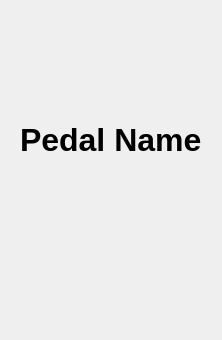
<?xml version="1.0" encoding="UTF-8"?>
<ui version="4.0">
 <class>PedalWidget</class>
 <widget class="QFrame" name="PedalWidget">
  <property name="geometry">
   <rect>
    <x>0</x>
    <y>0</y>
    <width>219</width>
    <height>340</height>
   </rect>
  </property>
  <property name="maximumSize">
   <size>
    <width>16777215</width>
    <height>16777215</height>
   </size>
  </property>
  <property name="focusPolicy">
   <enum>Qt::ClickFocus</enum>
  </property>
  <property name="windowTitle">
   <string>Frame</string>
  </property>
  <layout class="QVBoxLayout" name="verticalLayout">
   <property name="spacing">
    <number>20</number>
   </property>
   <property name="leftMargin">
    <number>20</number>
   </property>
   <property name="topMargin">
    <number>40</number>
   </property>
   <property name="rightMargin">
    <number>20</number>
   </property>
   <property name="bottomMargin">
    <number>20</number>
   </property>
   <item alignment="Qt::AlignHCenter">
    <widget class="EditableLabelWidget" name="pedal_name_label">
     <property name="sizePolicy">
      <sizepolicy hsizetype="Preferred" vsizetype="Fixed">
       <horstretch>0</horstretch>
       <verstretch>0</verstretch>
      </sizepolicy>
     </property>
     <property name="minimumSize">
      <size>
       <width>0</width>
       <height>40</height>
      </size>
     </property>
     <property name="maximumSize">
      <size>
       <width>16777215</width>
       <height>40</height>
      </size>
     </property>
     <property name="font">
      <font>
       <pointsize>24</pointsize>
       <bold>true</bold>
      </font>
     </property>
     <property name="text">
      <string>Pedal Name</string>
     </property>
    </widget>
   </item>
   <item>
    <layout class="QGridLayout" name="knob_layout">
     <property name="sizeConstraint">
      <enum>QLayout::SetDefaultConstraint</enum>
     </property>
     <property name="leftMargin">
      <number>20</number>
     </property>
     <property name="topMargin">
      <number>0</number>
     </property>
     <property name="rightMargin">
      <number>20</number>
     </property>
     <property name="bottomMargin">
      <number>60</number>
     </property>
     <property name="spacing">
      <number>10</number>
     </property>
    </layout>
   </item>
   <item>
    <layout class="QGridLayout" name="footswitch_layout">
     <property name="leftMargin">
      <number>20</number>
     </property>
     <property name="rightMargin">
      <number>20</number>
     </property>
     <property name="bottomMargin">
      <number>20</number>
     </property>
     <property name="spacing">
      <number>10</number>
     </property>
    </layout>
   </item>
   <item>
    <spacer name="verticalSpacer">
     <property name="orientation">
      <enum>Qt::Vertical</enum>
     </property>
     <property name="sizeType">
      <enum>QSizePolicy::Maximum</enum>
     </property>
     <property name="sizeHint" stdset="0">
      <size>
       <width>0</width>
       <height>0</height>
      </size>
     </property>
    </spacer>
   </item>
  </layout>
 </widget>
 <customwidgets>
  <customwidget>
   <class>EditableLabelWidget</class>
   <extends>QLabel</extends>
   <header>pyfx.widgets.editable_label_widget</header>
  </customwidget>
 </customwidgets>
 <resources/>
 <connections/>
</ui>
